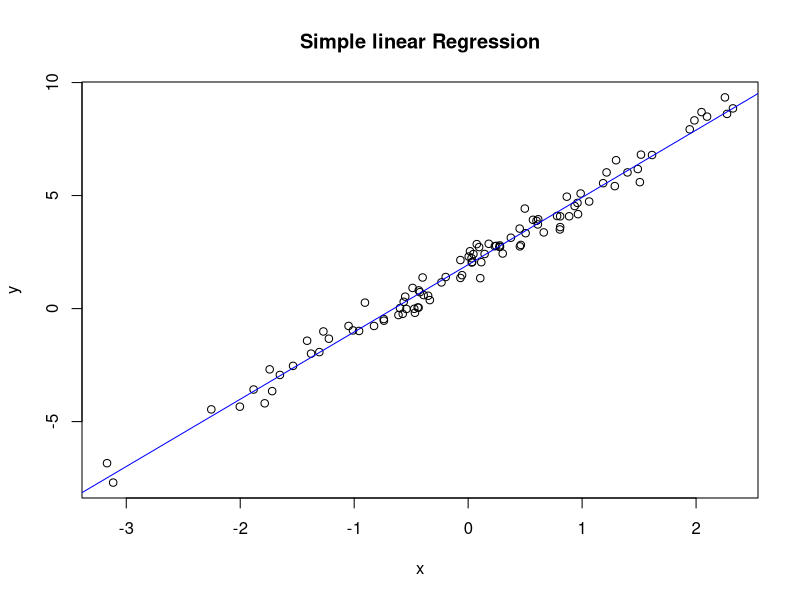

The R source for this figure:
#Chapter 1
#Exercise 1
x <- rnorm(100)
y <- 2 + 3 * x + rnorm(100) * 0.5
str(x)
str(y)

model1 <- lm(y ~ x)
model1

#Exercise 2
x <- rnorm(100)
y <- 2 + 3 * x + rnorm(100) * 0.5
model1 <- lm(y ~ x)
plot(x, y, main = "Simple linear Regression")
abline(model1$coefficients, col = "blue")

#Chapter 2
#Exercise 1
c(1,2,3,4) + 2
c(1,2,3) - c(2,3,4)
c(1,2,3) * c(2,3,4)
c(1,2,3) / c(2,3,4)
c(1,2,3) ^ 2
c(1,2,3) ^ c(2,3,4)
c(1,2,3,14) %% 2
c(a=1,b=2,c=3) + c(b=2,c=3,d=4)
c(a=1,b=2,3) + c(b=2,c=3,d=4)

#Exercise 2
vec <- 1:9
mat1 <- matrix(vec, nrow = 3)
mat1

#Exercise 3
mat2 <- matrix(vec, nrow = 3, byrow = TRUE, dimnames = list(c("a", "b", "c"), c("d", "e", "f")))
mat2

m1 <- matrix(1:12, nrow = 4, byrow = TRUE)
m1
m2 <- matrix(1:12, nrow = 4, byrow = FALSE)
m2
m1 + m2
m1 - m2
m1 * m2
m1 / m2

#Exercise 4
m1[1,2]

#Exercise 5
factor(dept <- c("ACCOUNTS", "HR", "ADMIN", "OPERATIONS", "IT"))

#Exercise 6
list(Name = "Scott", Age = 34, Department = "HR")

#Exercise 7
Serial_No <- c(1,2,3)
Emp_Code <- c(1001,1002,1003)
"Emp. Name" <- c("John Doe", "Jane Doe", "Steve Graves")
Salary <- c(2500,3000,4500)
data.frame(Serial_No, Emp_Code, `Emp. Name`, Salary)

#Chapter 3
#Exercise 1
#a
getwd()
#b
x <- c(2,1,7)
y <- c("f","r", "n")
z <- list(x, y)
str(x)
str(y)
str(z)

#Exercise 2